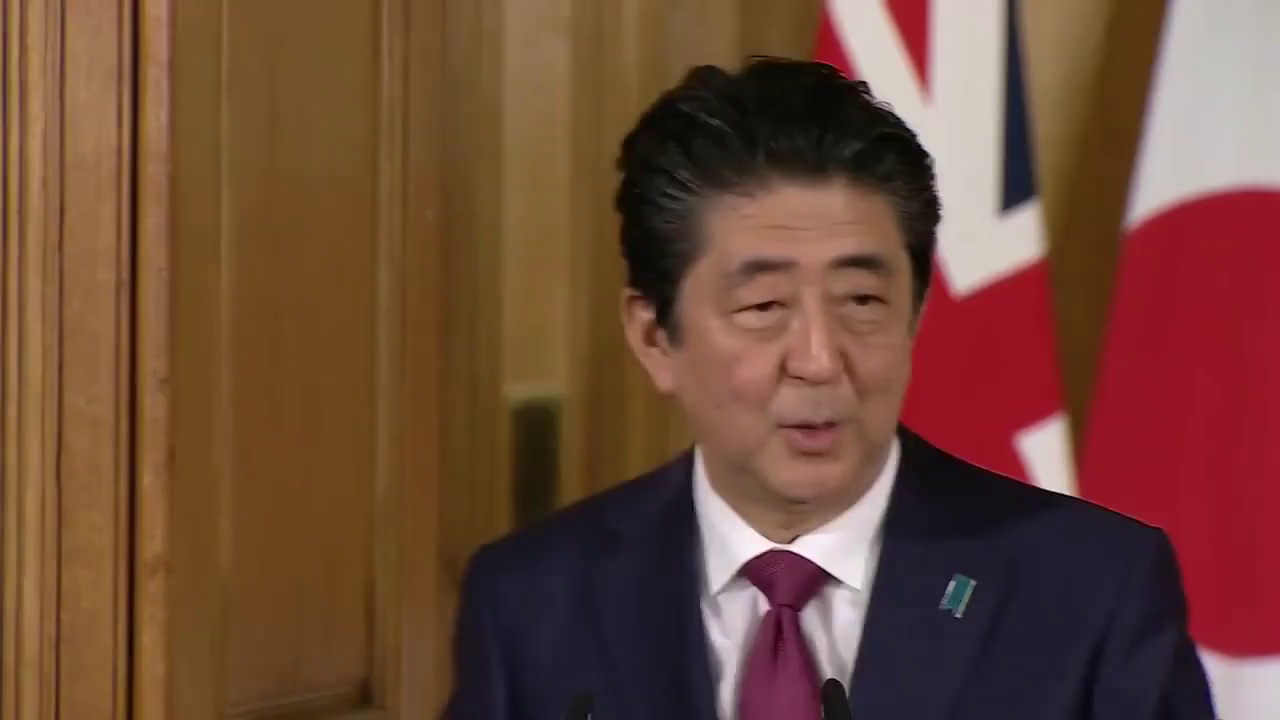
#> input picture frame 0 of data/source.mp4, 1280 x 720 px, given in place of dt2ob.mp4, which was not available
$ python extract_images_from_video.py
#> lines starting #> are read from the running program, lines starting #| are printed output that depends on the picture; pictures that were not available may be replaced by others from this repository, and a replacement may not be noted
import sys
import argparse
import os
import cv2
print(cv2.__version__)

def extractImages(pathIn, pathOut):
#> called with pathIn = 'data/dt2ob.mp4', pathOut = 'out/dt2ob'
    vidcap = cv2.VideoCapture(pathIn)
    fps = vidcap.get(cv2.CAP_PROP_FPS) # get video fps
    def getFrame(sec):
#> called with sec = 0
        vidcap.set(cv2.CAP_PROP_POS_MSEC, sec * 1000)
        hasFrames, image = vidcap.read()
#> image is the input picture: shape (720, 1280, 3); mean B, G, R 56.5, 73.6, 111.5
        if hasFrames:
            image_path_out = os.path.join(pathOut, "image" + str(count) + ".jpg")
            cv2.imwrite(image_path_out, image)  # save frame as JPG file
            print('Saved to {0}'.format(image_path_out), end='\r', flush=True)
        return hasFrames

    sec = 0
    frameRate = 1/fps
    count = 1
    success = getFrame(sec)
#> success = True
    while success:
        count = count + 1
        sec = sec + frameRate
        sec = round(sec, 2)
        success = getFrame(sec)
#> this loop made 30 passes
#> sec on passes 1 to 12: 0.03, 0.06, 0.09, 0.12, 0.15, 0.18, 0.21, 0.24, 0.27, 0.3, 0.33, 0.36
#| Saved to out/dt2ob/image2.jpg
#| Saved to out/dt2ob/image3.jpg
#| Saved to out/dt2ob/image4.jpg
#| Saved to out/dt2ob/image5.jpg
#| Saved to out/dt2ob/image6.jpg
#| Saved to out/dt2ob/image7.jpg
#| Saved to out/dt2ob/image8.jpg
#| Saved to out/dt2ob/image9.jpg
#> (further printed lines are left out)
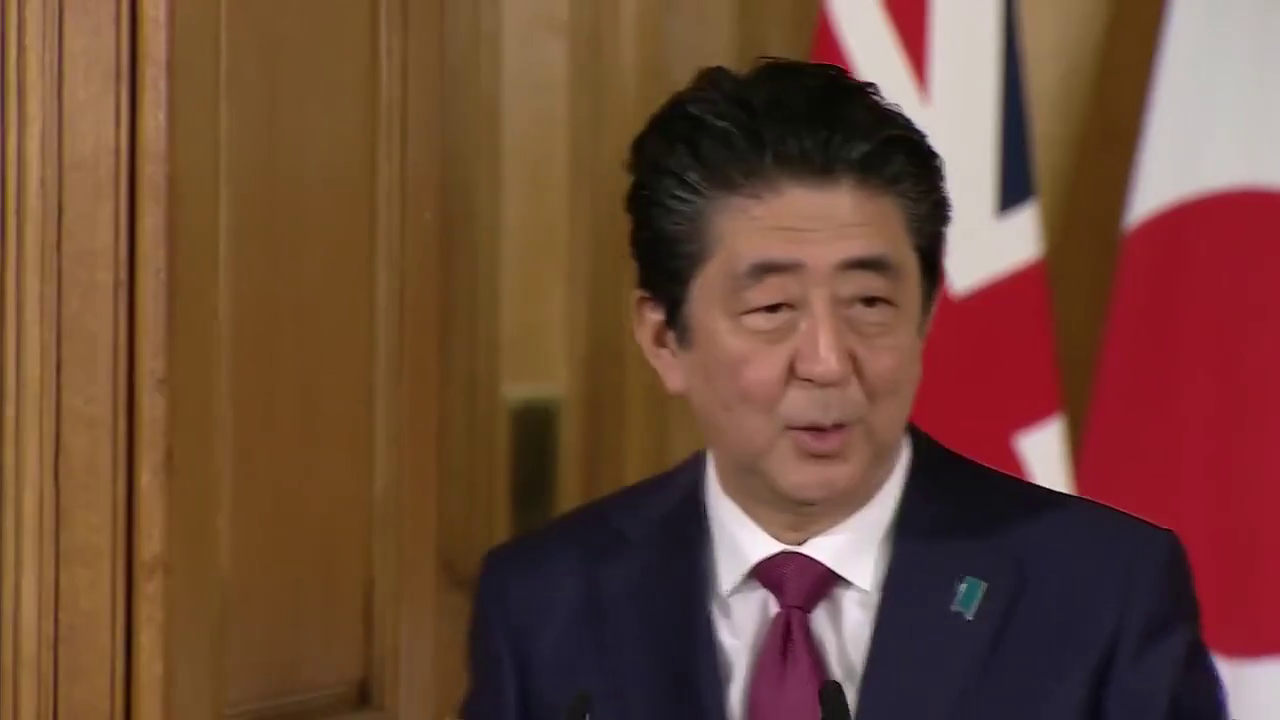
#> input picture frame 2 of data/source.mp4, 1280 x 720 px, given in place of dt2ob.mp4, which was not available
#> pass 3, in getFrame (call 4), `hasFrames, image = vidcap.read()`:
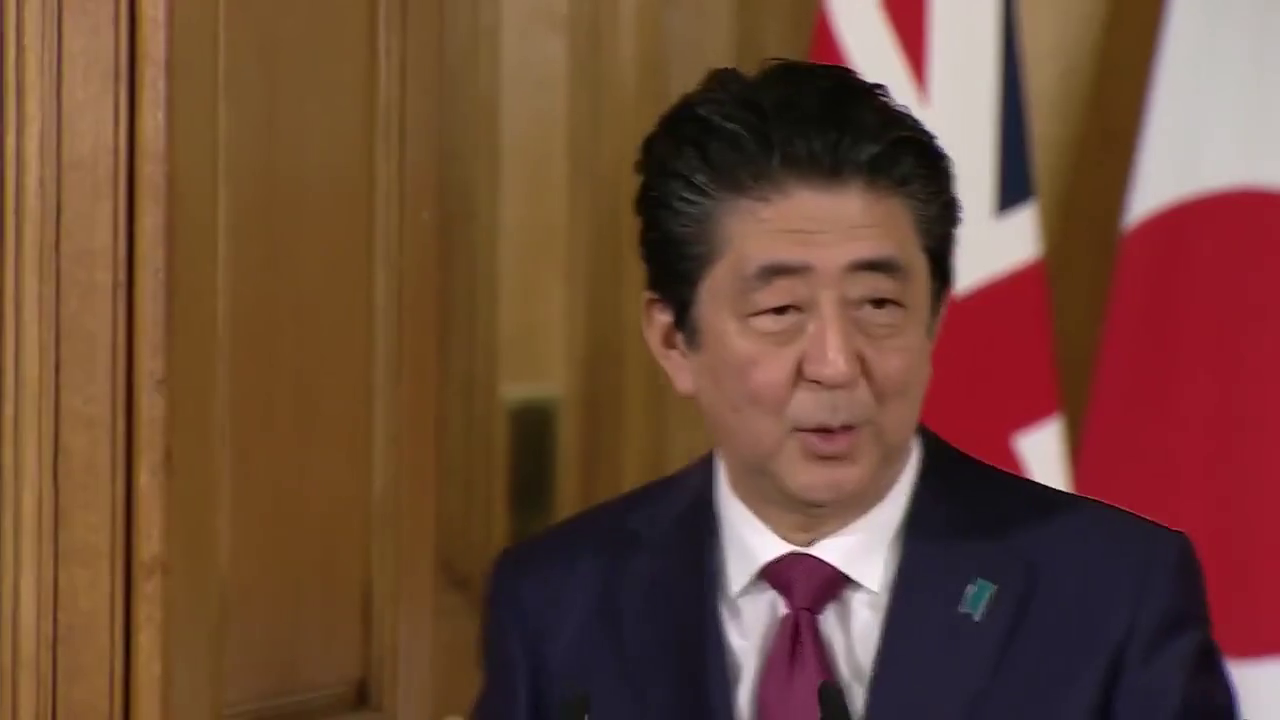
#> image: shape (720, 1280, 3); mean B, G, R 55.8, 73.5, 111
#> after the loop, count = 31; sec = 0.9

if __name__=="__main__":
    a = argparse.ArgumentParser()
    a.add_argument("--pathIn", help="path to video", default='data/dt2ob.mp4')
    a.add_argument("--pathOut", help="path to images", default='out/dt2ob')
    args = a.parse_args()
    print(args)
    extractImages(args.pathIn, args.pathOut)

$ run again, starting later in the video
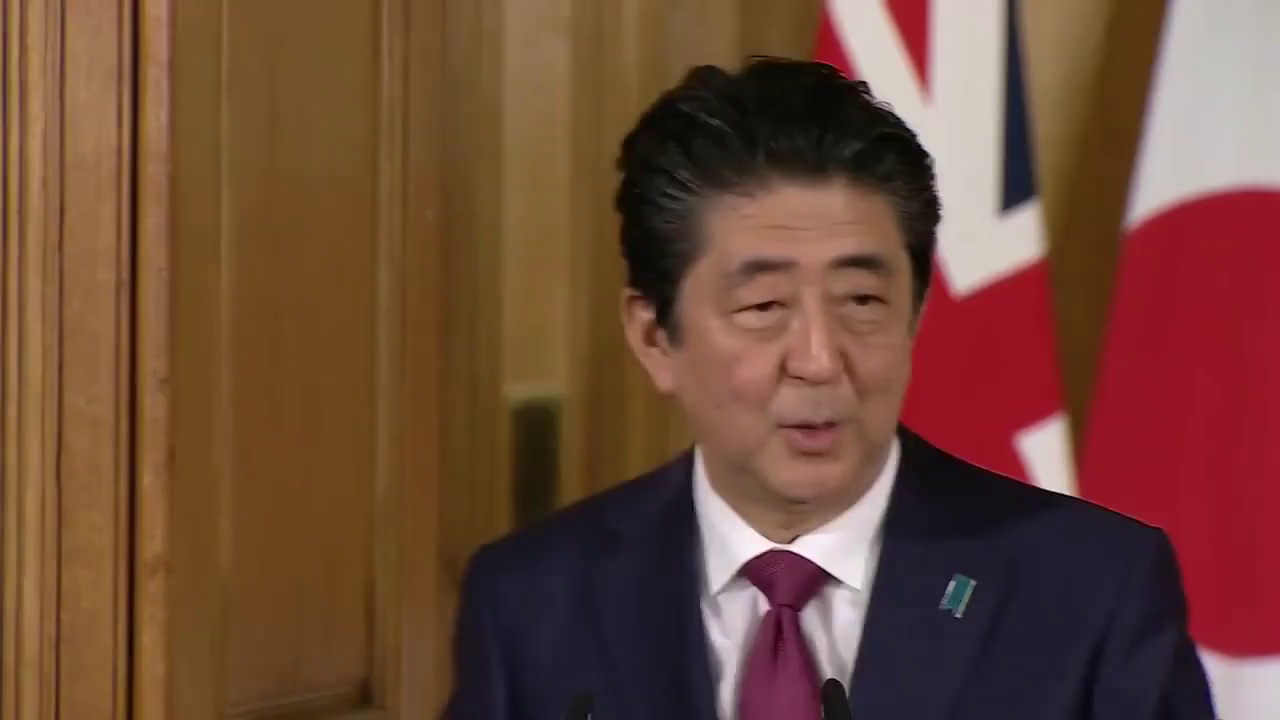
#> input picture frame 0 of data/source.mp4, 1280 x 720 px, given in place of dt2ob.mp4, which was not available
#> in getFrame, image is the input picture: shape (720, 1280, 3); mean B, G, R 56.5, 73.6, 111.5
#> in extractImages, `success = getFrame(sec)`: success = True
#> the loop in extractImages, `while success:` made 30 passes
#> sec on passes 1 to 8: 0.03, 0.06, 0.09, 0.12, 0.15, 0.18, 0.21, 0.24
#> (printed output is left out)
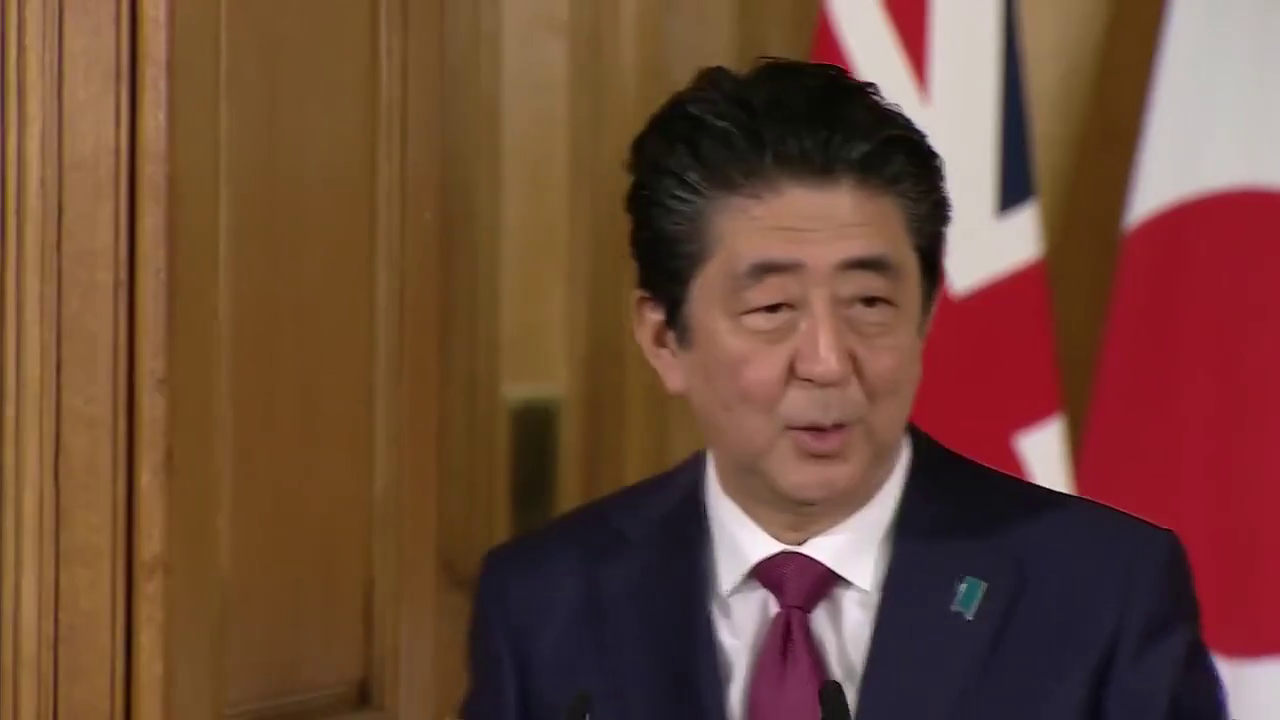
#> input picture frame 2 of data/source.mp4, 1280 x 720 px, given in place of dt2ob.mp4, which was not available
#> after the loop in extractImages, `while success:`: count = 31; sec = 0.9

$ run again, starting later in the video
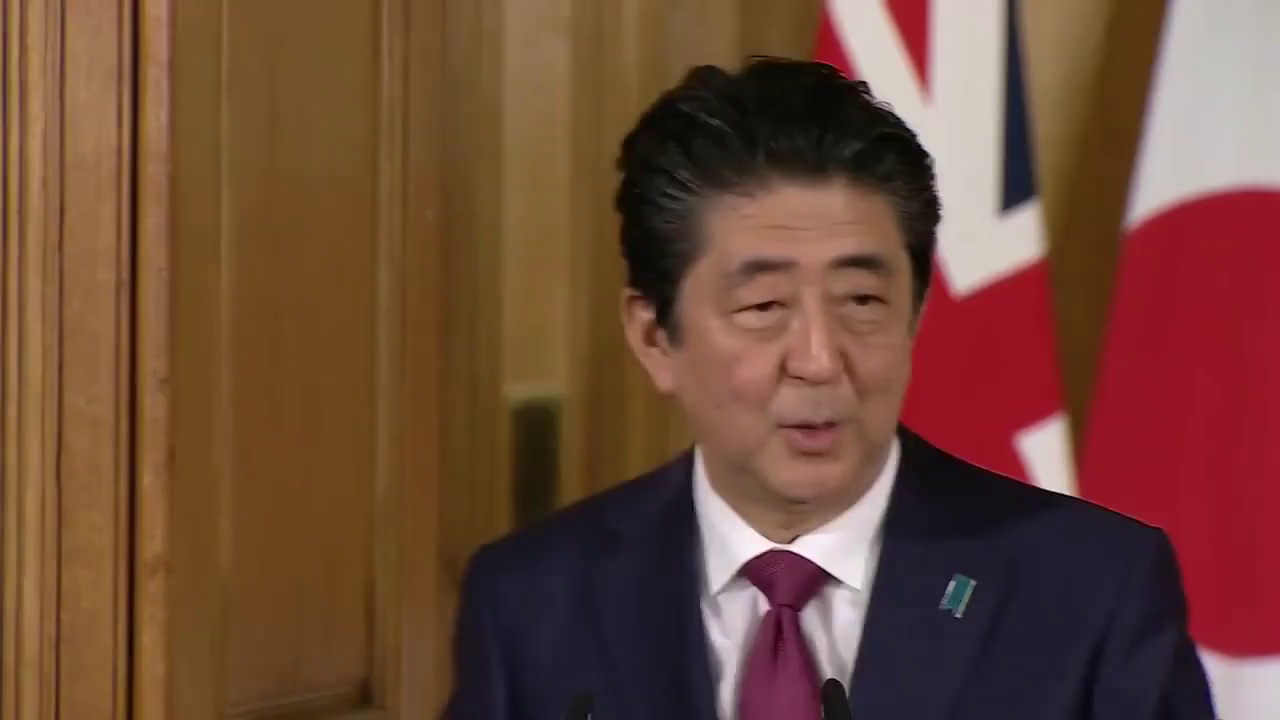
#> input picture frame 0 of data/source.mp4, 1280 x 720 px, given in place of dt2ob.mp4, which was not available
#> in getFrame, image is the input picture: shape (720, 1280, 3); mean B, G, R 56.5, 73.6, 111.5
#> in extractImages, `success = getFrame(sec)`: success = True
#> the loop in extractImages, `while success:` made 30 passes
#> sec on passes 1 to 8: 0.03, 0.06, 0.09, 0.12, 0.15, 0.18, 0.21, 0.24
#> (printed output is left out)
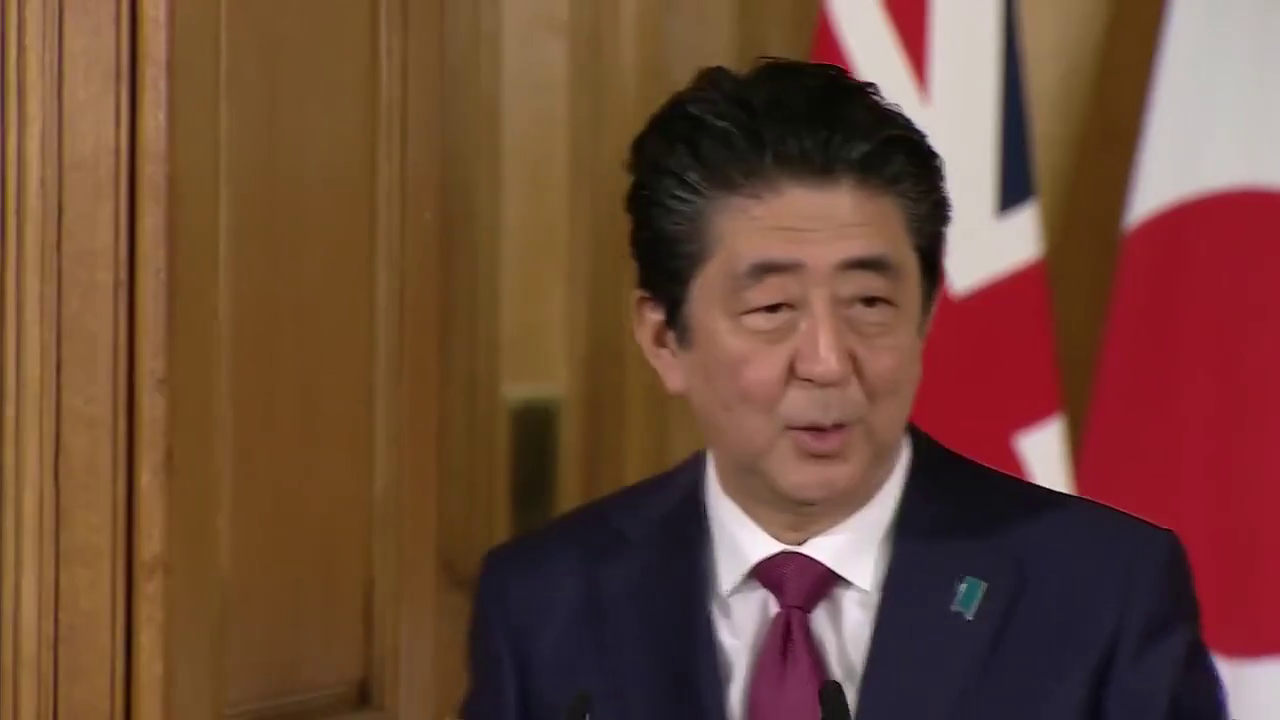
#> input picture frame 2 of data/source.mp4, 1280 x 720 px, given in place of dt2ob.mp4, which was not available
#> after the loop in extractImages, `while success:`: count = 31; sec = 0.9
